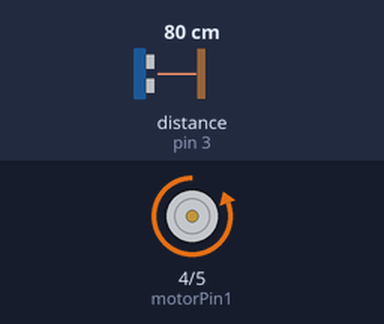
Recording of a sketch running on a simulated Arduino Uno, built with avr-gcc and run on an emulated ATmega328P. Shown: motor-driver pin pairs drawn as motors (green arrow = first pin HIGH = forward, orange = second pin HIGH = backward, longer = more drive, scaled by the enable pin). Wiring (inferred from the names in the program): ultrasonic range finder: trigger pin 2; echo pin 3. The inputs (shaded band) are chosen by the test bench; at power-on: distance to the obstacle (sensor on pin 3) 80 cm. The echo pulse lasts 58.3 µs per cm.

Above: at 1.2 s.
1.3 s: distance to the obstacle (sensor on pin 3) set to 2 cm
At 3.7 s:
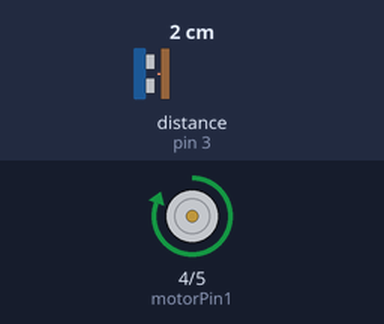
4.3 s: distance to the obstacle (sensor on pin 3) set to 35 cm
At 7.2 s:
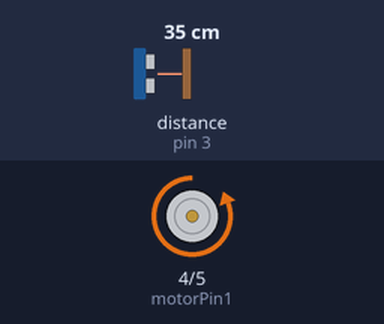
7.3 s: distance to the obstacle (sensor on pin 3) set to 4 cm
At 8.5 s:
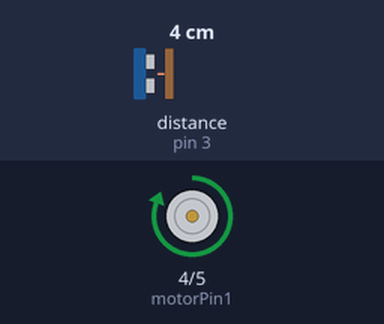
Timing chart, 0 to 10.3 s (numbered marks = the images above; inputs shaded):
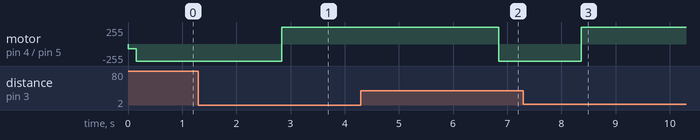

The sketch:

US_OBJECT_DECTOR.ino
```cpp
// Constants for the ultrasonic sensor pins and the car motor pins
const int trigPin = 2;
const int echoPin = 3;
const int motorPin1 = 4;
const int motorPin2 = 5;
const int motorEnablePin = 6;

// Constants for the PID controller
const double Kp = 1;
const double Ki = 0.1;
const double Kd = 0.1;
const int desiredDistance = 10; // in cm

// Variables for the ultrasonic sensor
long duration;
int distance;

// Variables for the PID controller
double error, lastError, totalError, pidOutput;

void setup() {
  // Initialize the ultrasonic sensor pins
  pinMode(trigPin, OUTPUT);
  pinMode(echoPin, INPUT);

  // Initialize the car motor pins
  pinMode(motorPin1, OUTPUT);
  pinMode(motorPin2, OUTPUT);
  pinMode(motorEnablePin, OUTPUT);

  // Set the motor speed to 0
  analogWrite(motorEnablePin, 0);

  // Initialize the PID variables
  lastError = 0;
  totalError = 0;
}

void loop() {
  // Get the distance from the ultrasonic sensor
  digitalWrite(trigPin, LOW);
  delayMicroseconds(2);
  digitalWrite(trigPin, HIGH);
  delayMicroseconds(10);
  digitalWrite(trigPin, LOW);
  duration = pulseIn(echoPin, HIGH);
  distance = duration * 0.034 / 2;

  // Calculate the error for the PID controller
  error = desiredDistance - distance;

  // Calculate the PID output
  pidOutput = Kp * error + Ki * totalError + Kd * (error - lastError);

  // Update the PID variables
  lastError = error;
  totalError += error;

  // Limit the PID output to the range [-255, 255]
  pidOutput = constrain(pidOutput, -255, 255);

  // Set the motor speed based on the PID output
  if (pidOutput > 0) {
    digitalWrite(motorPin1, HIGH);
    digitalWrite(motorPin2, LOW);
  } else {
    digitalWrite(motorPin1, LOW);
    digitalWrite(motorPin2, HIGH);
  }
  analogWrite(motorEnablePin, abs(pidOutput));
}
```

Measured:
- after the input at 1.3 s, motor on pin 4 (motorPin1) / pin 5 (motorPin2): backward 255/255 → forward 255/255 after 1.5 s
- after the input at 4.3 s, motor on pin 4 (motorPin1) / pin 5 (motorPin2): forward 255/255 → backward 255/255 after 2.5 s
- after the input at 7.3 s, motor on pin 4 (motorPin1) / pin 5 (motorPin2): backward 255/255 → forward 255/255 after 1.1 s
